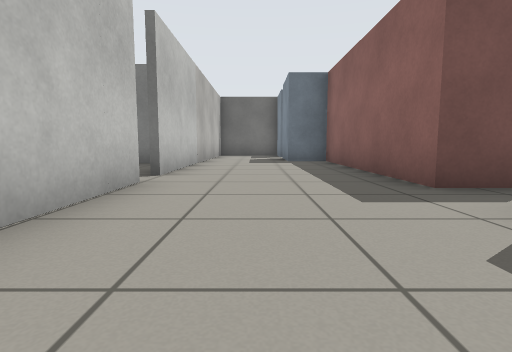
view 1 (above)

14 first-person views from a walk through a robot-simulator world made for Gazebo. The camera is 0.5 m above the floor, tilts 6° down and sees 80° across. The floor is counted in squares, 1 m on a side. Each view is taken from the middle of a square. On the plan, view 1 faces up. The plan holds only what a view shows up to about 9 squares ahead; the rest is blank. The place goes on beyond the plan.

view 2
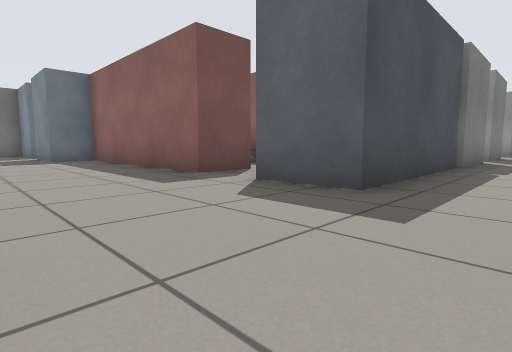

view 3
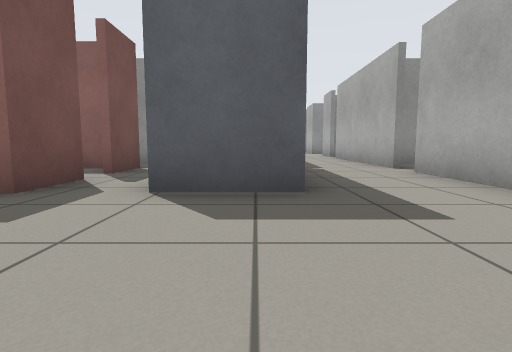

view 4
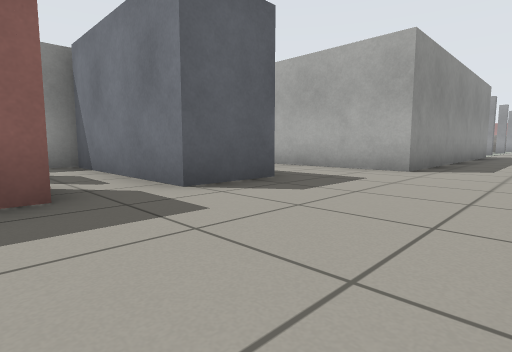

view 5
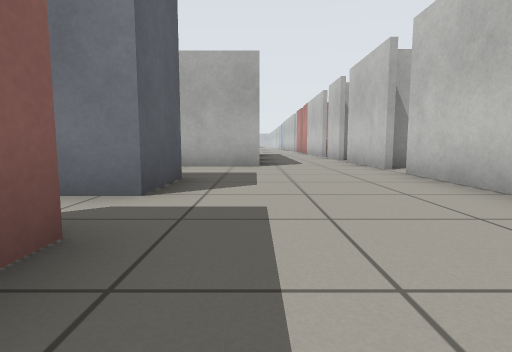

view 6
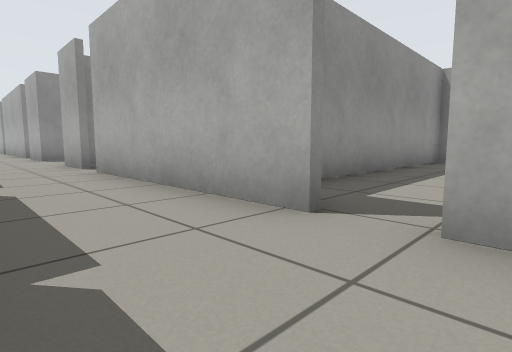

view 7
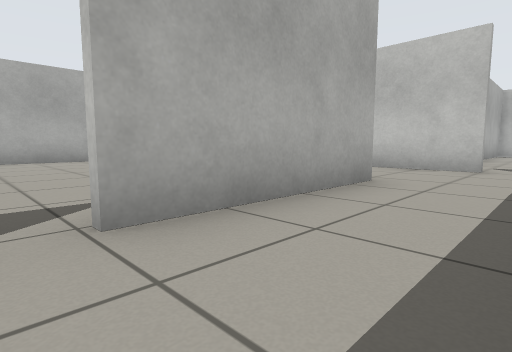

view 8
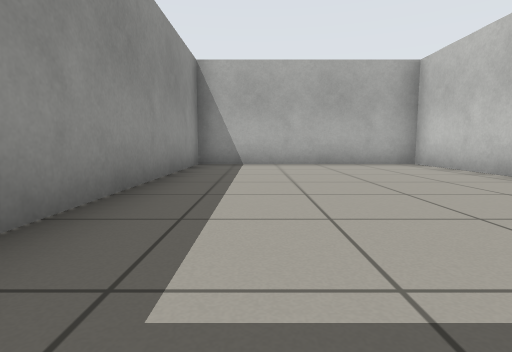

view 9
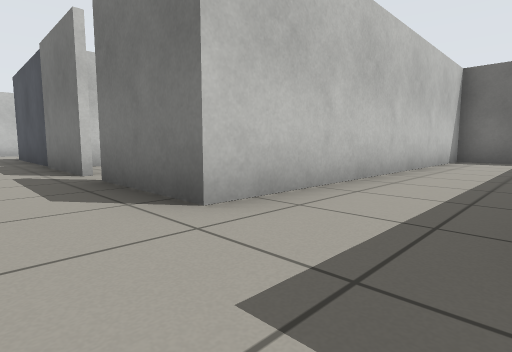

view 10
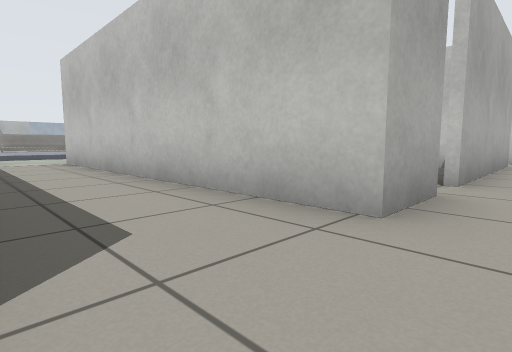

view 11
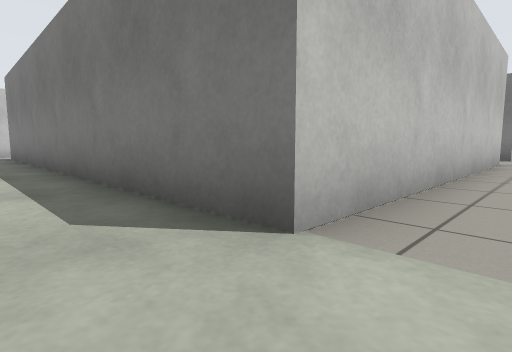

view 12
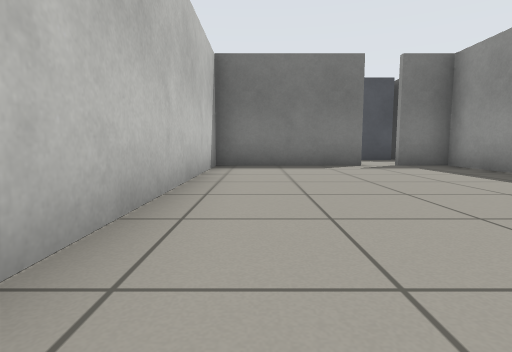

view 13
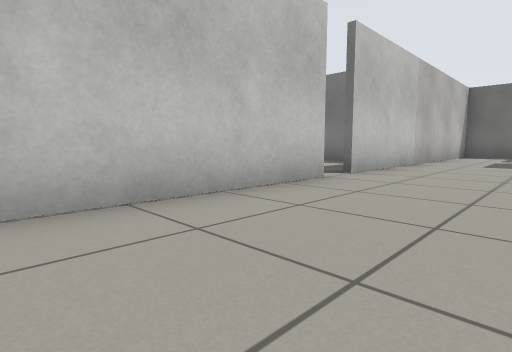

view 14
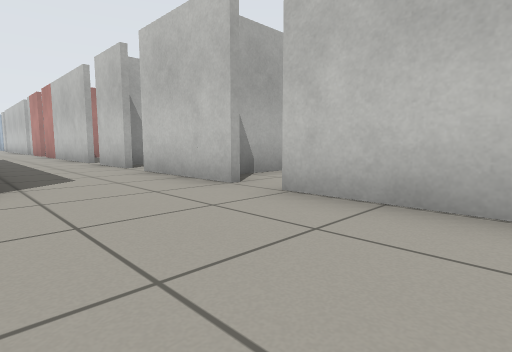

### Floor plan
Points are (right, up) in squares from view 1. A wall is a line through its corners. A room is listed if a view was taken in it or the views show most of it. See-through windows are left out.
Room 1 (views 1, 2, 3, 4, 5, 6, 7, 8, 13, 14)
walls: (5.2, 4.4) (5.2, 5.5); (6.4, 2) (6.4, 3.9); (2, 3.5) (2, 8.8) (1.4, 8.8); (6.4, -1.8) (9.9, -1.8); (0.9, -1.8) (4.5, -1.8); (-1.5, 3.2) (-1.5, -0.1); (-1.5, 9.5) (-1.5, 4.8); (-3.5, -1.8) (-2, -1.8)
ways out: opening at (-0.5, -2) to room 2; opening at (12, -0.5) to room 2; opening at (5, -2) to room 3; gap at (-2, 0); gap at (-2, 5); gap at (10, -2)
objects: white box (-2, -1); white box (-2, 4); white box (1, 9); grey box (2, 0) to (6, 2); pink box (2, 3) to (3, 4); pink box (4, 3) to (5, 4); white box (6, -2); white box (7, 0) to (9, 1); white box (10, 0) to (11, 1); white box (11, -2)
Room 2 (views 9, 10, 11)
walls: (0.9, -7.1) (0.9, -1.8); (12, -1.9) (12, -9.7) (1.4, -9.7); (-1.5, -6.6) (-1.5, -8.5); (13.3, 8.8) (12, 8.8) (12, 0.5)
ways out: opening at (-0.5, -2) to room 1; opening at (12, -0.5) to room 1; opening at (14, -1); gap at (-2, -7)
objects: white box (-2, -6); white box (-2, -5); white box (-2, -3)
Room 3 (view 12)
walls: (4.5, -2) (1.1, -2) (1.1, -9.5) (6.4, -9.5) (6.4, -2.5)
ways out: opening at (5, -2) to room 1

Positions as (right, up) in squares from view 1, and headings:
1: (0, 0), facing up
2: (-1, -1), facing up-right
3: (-1, 1), facing right
4: (-1, 4), facing down-right
5: (1, 5), facing down
6: (4, 0), facing down-right
7: (5, 0), facing down-left
8: (5, -2), facing down
9: (14, -1), facing up-left
10: (14, -1), facing down-left
11: (13, -11), facing up-left
12: (2, -9), facing up
13: (1, 0), facing up-left
14: (1, 2), facing down-left
